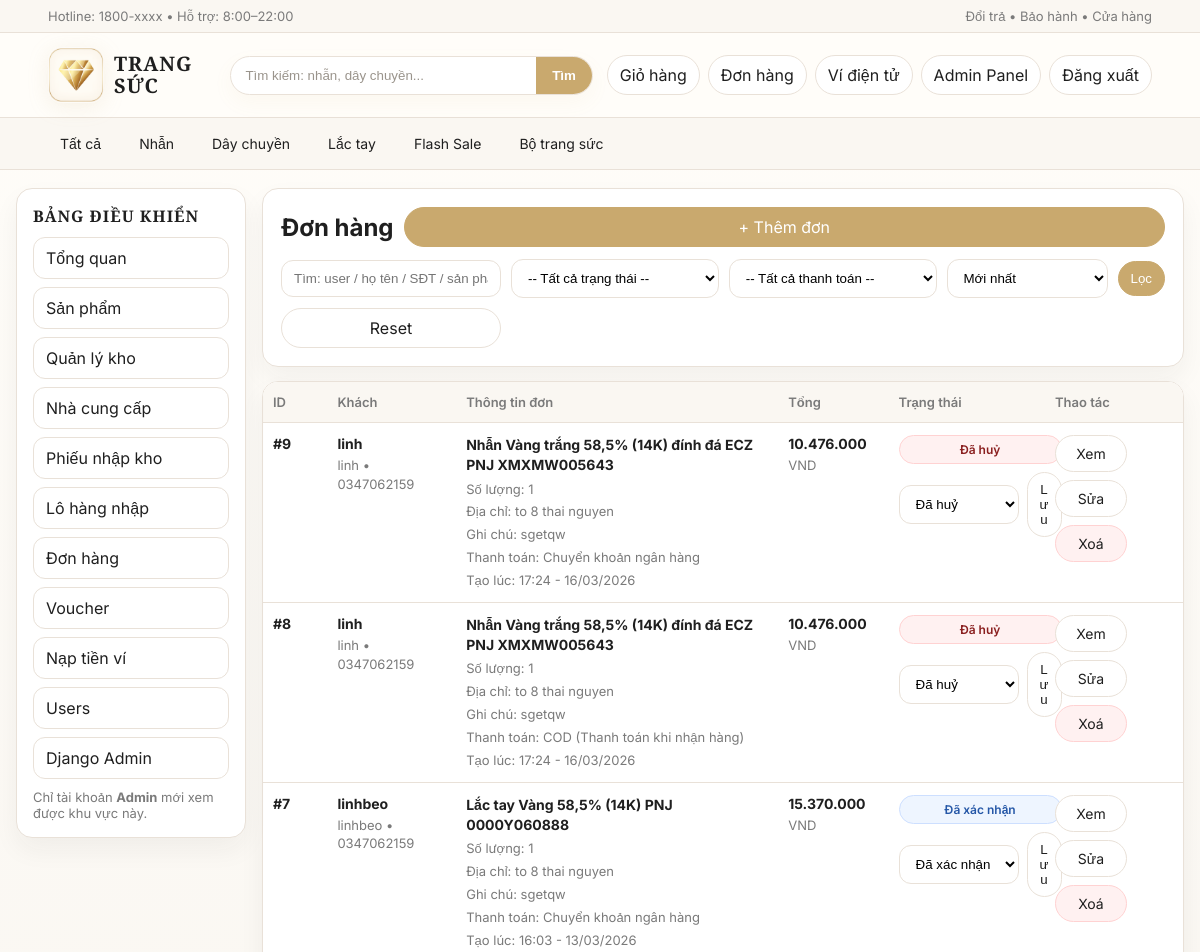
The app's page /admin-panel/don-hang/ (signed in, upper part), older data.
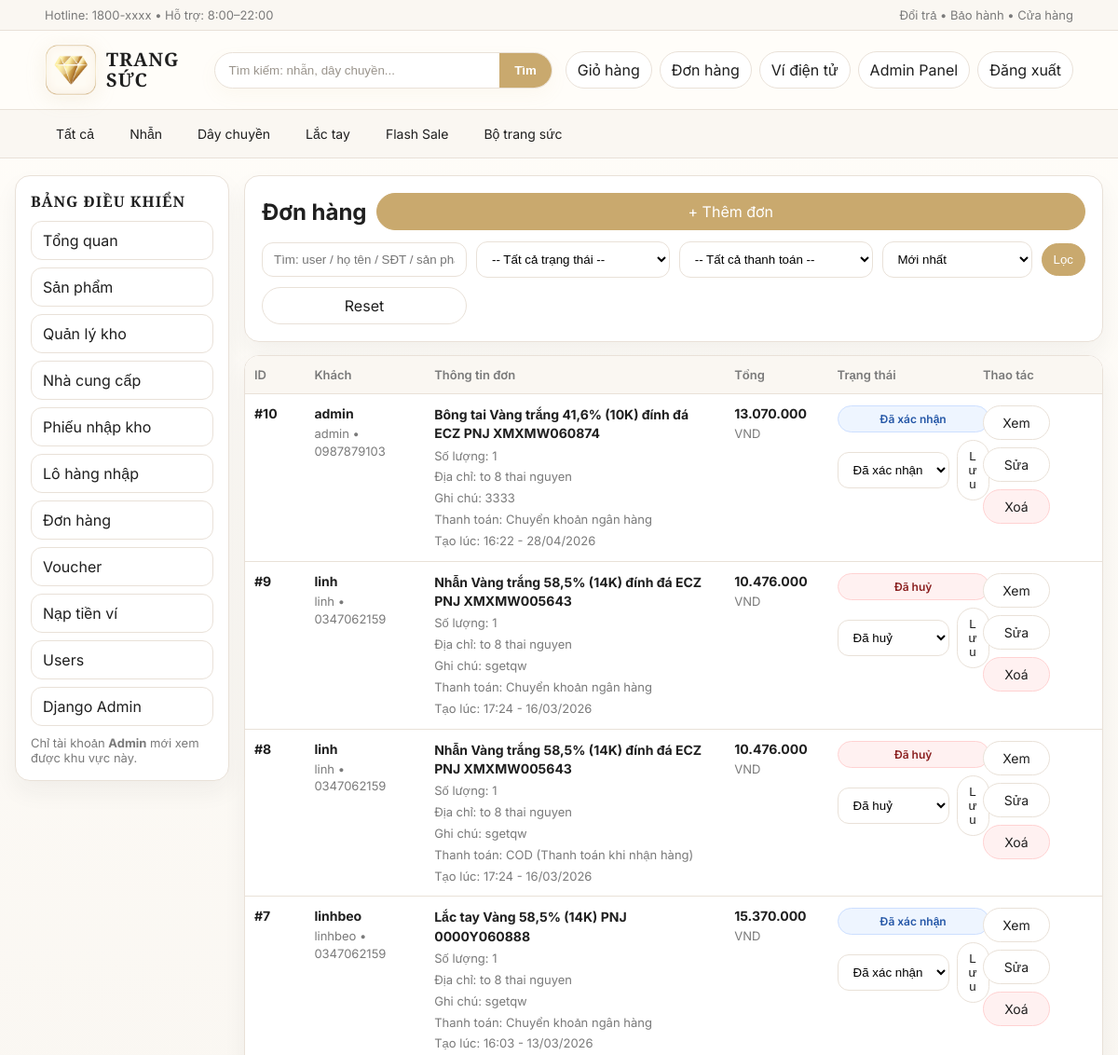
The same page, newer data.
### shop/models.py (models this page shows, shortened)
class DonHang(models.Model):
    TRANG_THAI = [
        ("Pending", "Chờ xác nhận"),
        ("Confirmed", "Đã xác nhận"),
        ("Cancelled", "Đã huỷ"),
        ("Approved", "Đã duyệt"),
        ("Rejected", "Từ chối"),
    ]
    PHUONG_THUC_TT = [
        ("COD", "COD (Thanh toán khi nhận hàng)"),
        ("ChuyenKhoan", "Chuyển khoản ngân hàng"),
        ("ViDienTu", "Ví điện tử"),
    ]
    nguoi_dat = models.ForeignKey(User, on_delete=models.CASCADE, related_name="don_hangs")
    san_pham = models.ForeignKey(SanPham, on_delete=models.PROTECT, related_name="don_hangs")
    voucher = models.ForeignKey("Voucher", on_delete=models.SET_NULL, null=True, blank=True, related_name="orders")
    ho_ten = models.CharField(max_length=100, default="")
    sdt = models.CharField(max_length=20, default="")
    dia_chi = models.CharField(max_length=255, default="")
    ghi_chu = models.CharField(max_length=255, blank=True, default="")
    phuong_thuc_tt = models.CharField(max_length=50, choices=PHUONG_THUC_TT, default="COD")
    so_luong = models.IntegerField(default=1)
    tong_tien_goc = models.IntegerField(default=0)
    discount_amount = models.IntegerField(default=0)
    voucher_code = models.CharField(max_length=30, blank=True, default="")
    tong_tien = models.IntegerField(default=0)
    trang_thai = models.CharField(max_length=20, choices=TRANG_THAI, default="Pending")
    da_hoan_tien = models.BooleanField(default=False)
    da_thanh_toan = models.BooleanField(default=False)
    ma_thanh_toan = models.CharField(max_length=50, blank=True, default="")
    thanh_toan_luc = models.DateTimeField(blank=True, null=True)
    tao_luc = models.DateTimeField(auto_now_add=True)

class SanPham(models.Model):
    TRANG_THAI = [
        ("active", "Hoạt động"),
        ("inactive", "Ngừng kinh doanh"),
    ]
    ten = models.CharField(max_length=100)
    gia = models.IntegerField(default=0)
    gia_khuyen_mai = models.IntegerField(blank=True, null=True)
    flash_sale_price = models.IntegerField(blank=True, null=True)
    flash_sale_start = models.DateTimeField(blank=True, null=True)
    flash_sale_end = models.DateTimeField(blank=True, null=True)
    anh = models.ImageField(upload_to="sanpham/", blank=True, null=True)
    search_tags = models.CharField(max_length=255, blank=True, default="")
    mo_ta = models.TextField(blank=True, default="")
    ton_kho = models.IntegerField(default=10)
    trang_thai = models.CharField(max_length=20, choices=TRANG_THAI, default="active")

### shop/views.py (the view)
# urls.py: path("admin-panel/don-hang/", views.admin_donhang_list, name="admin_donhang_list"),
@admin_required
def admin_donhang_list(request):
    trang_thai = request.GET.get("trang_thai", "").strip()
    q = request.GET.get("q", "").strip()
    payment = request.GET.get("payment", "").strip()
    sort = request.GET.get("sort", "newest").strip()
    if sort not in ORDER_SORTS:
        sort = "newest"
    ds = apply_order_filters(DonHang.objects.select_related("nguoi_dat", "san_pham").all(), q=q, status=trang_thai, payment=payment, sort=sort)
    return render(
        request,
        "admin_donhang_list.html",
        {
            "ds": ds,
            "q": q,
            "trang_thai": trang_thai,
            "payment": payment,
            "sort": sort,
            "sort_choices": ORDER_SORT_CHOICES,
            "trang_thai_choices": DonHang.TRANG_THAI,
            "payment_choices": DonHang.PHUONG_THUC_TT,
        },
    )

### shop/services.py (called while the page is built, shortened)
def apply_order_filters(queryset, *, q: str = "", status: str = "", payment: str = "", sort: str = "newest"):
    if status in {code for code, _ in DonHang.TRANG_THAI}:
        queryset = queryset.filter(trang_thai=status)
    if payment in {code for code, _ in DonHang.PHUONG_THUC_TT}:
        queryset = queryset.filter(phuong_thuc_tt=payment)
    return queryset.order_by(*ORDER_SORTS.get(sort, ORDER_SORTS["newest"]))

### shop/templatetags/tien.py (called while the page is built)
@register.filter
def vnd(x):
    try:
        x = int(x)
        return f"{x:,}".replace(",", ".")
    except Exception:
        return x

### templates/admin_donhang_list.html (shortened to what this page needs)
{% extends "admin_base.html" %}
{% load tien %}
{% block admin_content %}
  <div class="card admin-card">
    <div class="row" style="justify-content:space-between;align-items:center;gap:10px;flex-wrap:wrap;">
      <h2 style="margin:0;">Đơn hàng</h2>
      <a class="btn primary" href="{% url 'admin_donhang_create' %}">+ Thêm đơn</a>
    </div>
    <form method="get" class="admin-filter">
      <input class="input" name="q" value="{{ q }}" placeholder="Tìm: user / họ tên / SĐT / sản phẩm / địa chỉ" />
      <select class="input" name="trang_thai">
        <option value="">-- Tất cả trạng thái --</option>
      </select>
      <select class="input" name="payment">
        <option value="">-- Tất cả thanh toán --</option>
      </select>
      <select class="input" name="sort">
        {% for value, label in sort_choices %}
          <option value="{{ value }}" {% if sort == value %}selected{% endif %}>{{ label }}</option>
        {% endfor %}
      </select>
      <button class="btn primary" type="submit">Lọc</button>
      <a class="btn" href="{% url 'admin_donhang_list' %}">Reset</a>
    </form>
  </div>
  <div class="card" style="padding:0;margin-top:14px;overflow:hidden;">
    <table class="admin-table order-compact">
      <thead>
        <tr>
          <th style="width:7%;">ID</th>
          <th style="width:14%;">Khách</th>
          <th style="width:35%;">Thông tin đơn</th>
          <th style="width:12%;">Tổng</th>
          <th style="width:17%;">Trạng thái</th>
          <th style="width:15%;">Thao tác</th>
        </tr>
      </thead>
      <tbody>
      {% for d in ds %}
        <tr>
          <td>
            <div class="cell-title">#{{ d.id }}</div>
          </td>
          <td>
            <div class="cell-title">{{ d.nguoi_dat.username }}</div>
            <div class="cell-sub">{{ d.ho_ten }} • {{ d.sdt }}</div>
          </td>
          <td>
            <div class="order-info">
              <div class="cell-title">{{ d.san_pham.ten }}</div>
              <div class="cell-sub">Số lượng: {{ d.so_luong }}</div>
              <div class="cell-sub">Địa chỉ: {{ d.dia_chi }}</div>
              {% if d.ghi_chu %}<div class="cell-sub">Ghi chú: {{ d.ghi_chu }}</div>{% endif %}
              <div class="cell-sub">Thanh toán: {{ d.get_phuong_thuc_tt_display }}</div>
              <div class="cell-sub">Tạo lúc: {{ d.tao_luc|date:"H:i - d/m/Y" }}</div>
            </div>
          </td>
          <td>
            <div class="cell-title">{{ d.tong_tien|vnd }}</div>
            <div class="cell-sub">VND</div>
          </td>
          <td>
            <div class="order-status-box">
              <span class="status status-{{ d.trang_thai|lower }}">{{ d.get_trang_thai_display }}</span>
              <form method="post" action="{% url 'admin_donhang_update' d.id %}">
                <select class="input" name="trang_thai">
                  {% for k,v in trang_thai_choices %}
                    <option value="{{ k }}" {% if d.trang_thai == k %}selected{% endif %}>{{ v }}</option>
                  {% endfor %}
                </select>
                <button class="btn" type="submit">Lưu</button>
              </form>
            </div>
          </td>
          <td>
            <div class="admin-actions">
              <a class="btn" href="{% url 'admin_donhang_detail' d.id %}">Xem</a>
              <a class="btn" href="{% url 'admin_donhang_edit' d.id %}">Sửa</a>
              <a class="btn danger" href="{% url 'admin_donhang_delete' d.id %}">Xoá</a>
            </div>
          </td>
        </tr>
      {% empty %}
        <tr><td colspan="6" style="padding:12px;color:#666;">Không có đơn nào.</td></tr>
      {% endfor %}
      </tbody>
    </table>
  </div>
{% endblock %}

Row changes from the older to the newer data that the page shows:
added DonHang: id "10", nguoi_dat.username "admin", ho_ten "admin", sdt "0987879103", san_pham.ten "Bông tai Vàng trắng 41,6% (10K) đính đá ECZ PNJ XMXMW060874", so_luong "1", dia_chi "to 8 thai nguyen", ghi_chu "3333", phuong_thuc_tt "Chuyển khoản ngân hàng", tao_luc "16:22 - 28/04/2026", tong_tien|vnd "13.070.000", trang_thai "Đã xác nhận"
